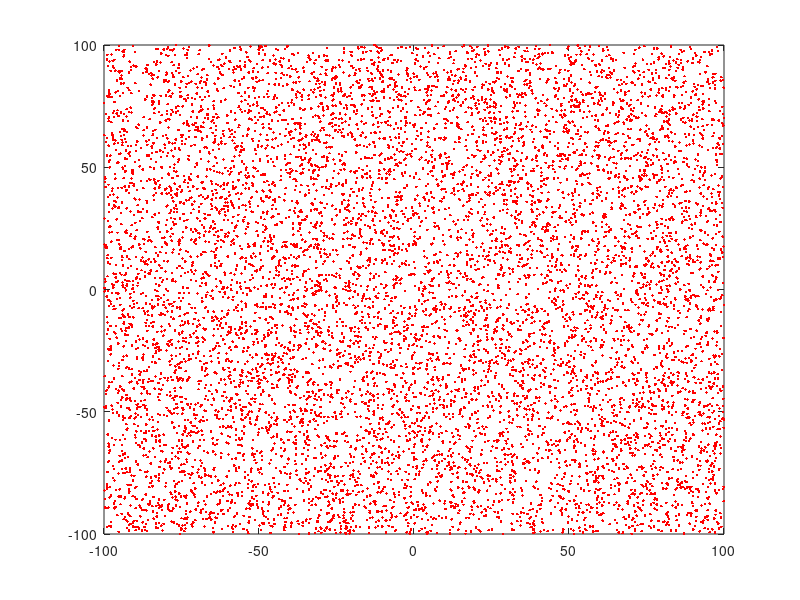

MATLAB code for this plot:
% script pour g�n�rer des points al�atoire

M=10000;

ax=-100;
bx=100;

ay=-100;
by=100;

X = ax + (bx-ax)*rand([M,1]);
Y = ay + (by-ay)*rand([M,1]);

plot(X,Y,'r.');
%Xtot = ['nbrePoints';X];
%Ytot = [M;Y];
gam = fopen('data3.txt', 'w');
fprintf(gam, 'nbrePoints %d\n',M);
dlmwrite('data3.txt',[X,Y],'-append');